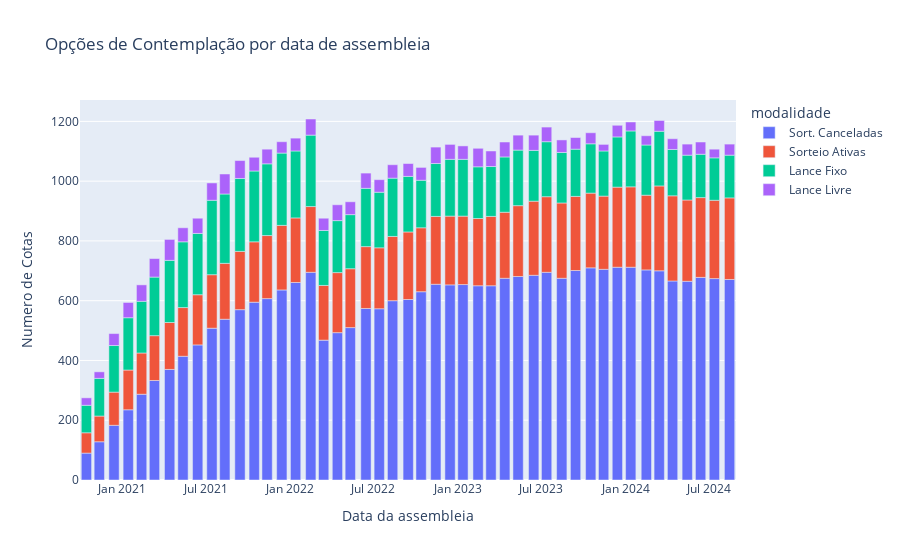

Source (notebook cell):
### Markdown cell above
### Opções de Contemplação

### Code cell
# uma seq. contemplacao por cota
df_chart = (
    df.groupby(["data_assembleia", "modalidade"])
    .count()
    .reset_index()
    .sort_values("str_cota", ascending=False)
)
fig = px.bar(
    df_chart,
    x="data_assembleia",
    y="str_cota",
    color="modalidade",
    labels={"data_assembleia": "Data da assembleia", "str_cota": "Numero de Cotas"},
    title=f"Opções de Contemplação por data de assembleia",
)
fig.show()
